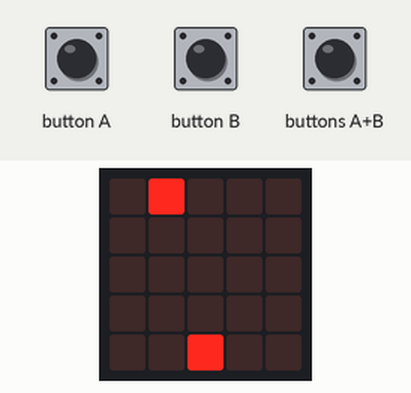
Recording of a program running on a simulated BBC micro:bit (MakeCode). Parts: the board's 5×5 LED display. The inputs (shaded band) are chosen by the test bench. Random numbers come from a fixed seed.

Above: at 1.2 s.
1.3 s: button A pressed for 0.15 s
At 3.0 s:
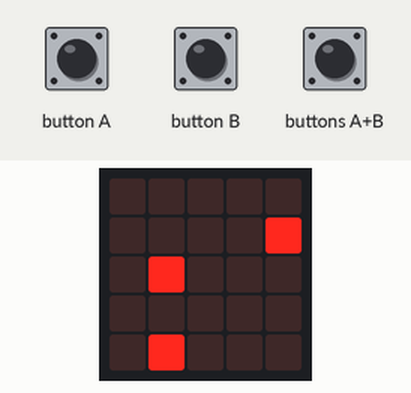
4.0 s: buttons A+B pressed for 0.15 s
At 4.42 s:
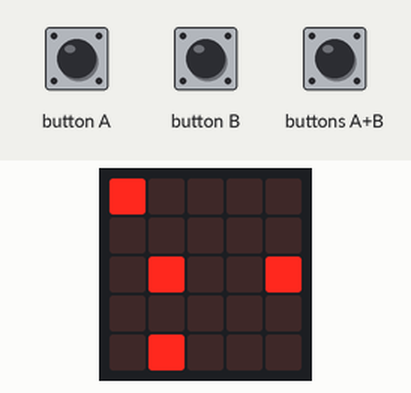
4.7 s: button B pressed for 0.15 s
At 6.8 s:
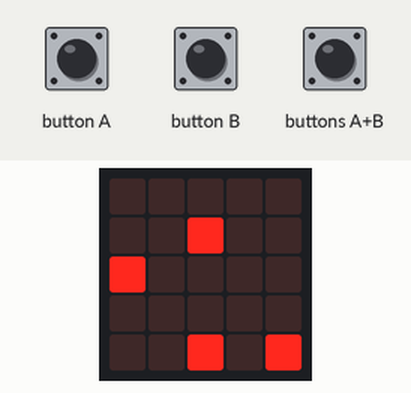
7.8 s: buttons A+B pressed for 1 s
At 9.01 s:
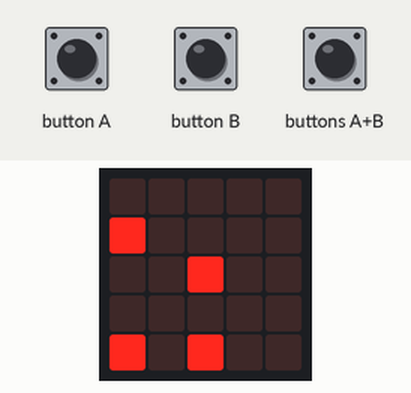
9.4 s: button A pressed for 0.15 s
At 10.5 s:
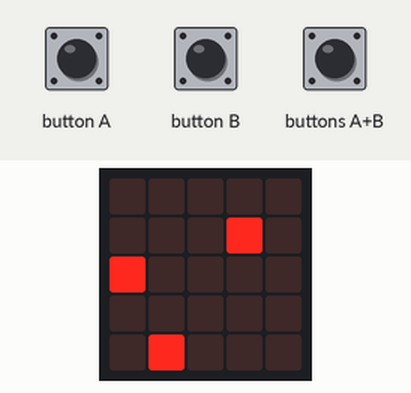
12.5 s: button B pressed for 0.15 s
At 14.3 s:
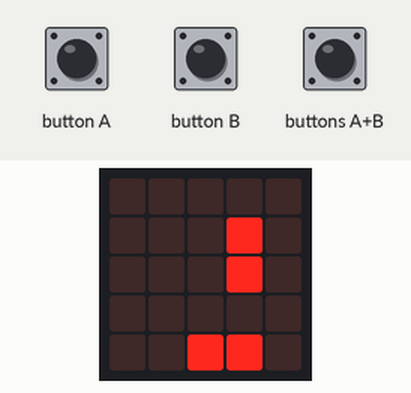
Timing chart, 0 to 15.8 s (numbered marks = the images above; inputs shaded):
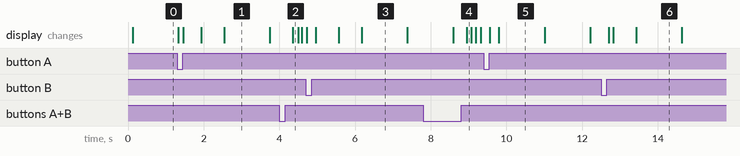

The program:

main.ts
```typescript
function afficherPixels () {
    for (let index = 0; index <= 24; index++) {
        x3 = index % 5
        y3 = index / 5
        if (pixels[index] != 0) {
            led.plot(x3, y3)
        } else {
            led.unplot(x3, y3)
        }
    }
}
input.onButtonPressed(Button.A, function () {
    allerAGauche()
})
function animerAsteroids () {
    if (iterations % 10 == 0) {
        for (let y = 0; y <= 4; y++) {
            for (let x = 0; x <= 4; x++) {
                if (pixels[matrixToIndex(x, 4 - y)] == 3) {
                    pixels[matrixToIndex(x, 4 - y)] = 0
                    pixels[matrixToIndex(x, 4 - y + 1)] = 3
                }
            }
        }
    }
}
function tirer () {
    pixels[matrixToIndex(positionVaisseau, 3)] = 2
}
function allerADroite () {
    pixels[matrixToIndex(positionVaisseau, 4)] = 0
    positionVaisseau = Math.constrain(positionVaisseau + 1, 0, 4)
    pixels[matrixToIndex(positionVaisseau, 4)] = 1
}
input.onButtonPressed(Button.AB, function () {
    tirer()
})
function creerAsteroide () {
    if (iterations % 15 == 0) {
        pixels[matrixToIndex(randint(0, 4), 0)] = 3
    }
}
input.onButtonPressed(Button.B, function () {
    allerADroite()
})
function allerAGauche () {
    pixels[matrixToIndex(positionVaisseau, 4)] = 0
    positionVaisseau = Math.constrain(positionVaisseau - 1, 0, 4)
    pixels[matrixToIndex(positionVaisseau, 4)] = 1
}
function matrixToIndex (x: number, y: number) {
    return y * 5 + x
}
function animerMissiles () {
    for (let y2 = 0; y2 <= 4; y2++) {
        for (let x2 = 0; x2 <= 4; x2++) {
            if (pixels[matrixToIndex(x2, y2)] == 2) {
                pixels[matrixToIndex(x2, y2)] = 0
                pixels[matrixToIndex(x2, y2 - 1)] = 2
            }
        }
    }
}
let y3 = 0
let x3 = 0
let pixels: number[] = []
let positionVaisseau = 0
let iterations = 0
iterations = 0
positionVaisseau = 2
pixels = []
for (let index = 0; index < 25; index++) {
    pixels.unshift(0)
}
pixels[20 + positionVaisseau] = 1
basic.forever(function () {
    afficherPixels()
    animerMissiles()
    animerAsteroids()
    creerAsteroide()
    basic.pause(100)
    iterations += 1
})
```

test.ts
```typescript
// les tests vont ici ; cela ne sera pas compilé si ce paquet est utilisé en tant qu'extension.
```

Measured:
- after the input at 4.0 s, the display: changes after 0.36 s (image 2)
- what the display in image 1 shows lasts 1.3 s, from 2.5 s to 3.8 s
